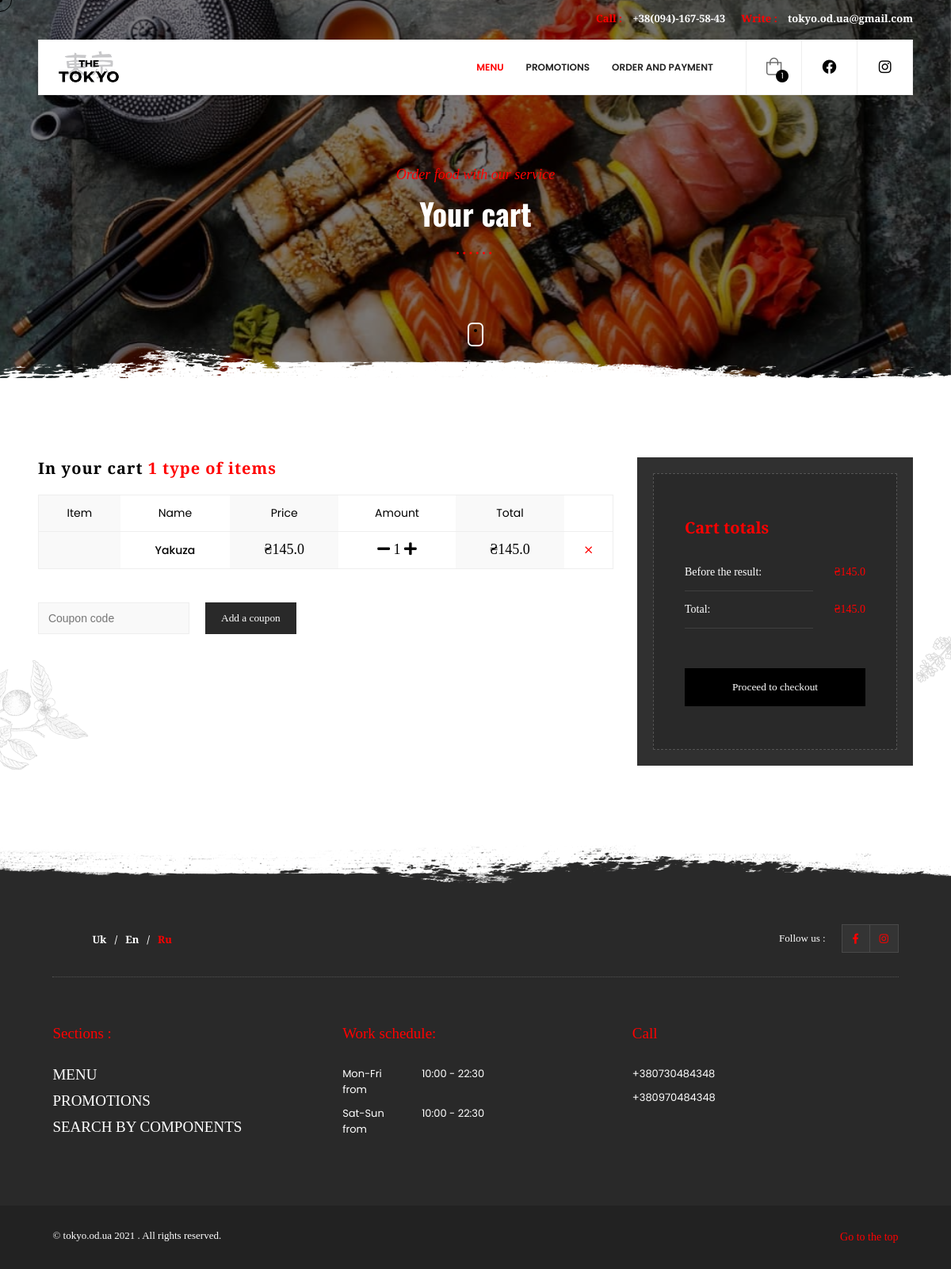
Page /order-summary/ (signed in) on the committed database.
### core/models.py (models this page shows, shortened)
class SessionOrder(models.Model):
    id = models.AutoField(primary_key=True)
    approved = models.BooleanField('Подтвержден',null=True, default=False)
    class Meta:
        verbose_name = 'Номер заказа в сессии'
        verbose_name_plural = 'Номера заказов в сессии'
    def __str__(self):
        return f"{self.pk}"

class Order(models.Model):
    sessionOrder = models.ForeignKey(
        SessionOrder, null=True, blank=True, on_delete=models.CASCADE)
    ref_code = models.CharField('Пригласительный код', max_length=20, blank=True, null=True)
    items = models.ManyToManyField(OrderItem)
    name = models.CharField('Имя', max_length=50, blank=False, null=True)
    phone_number = models.CharField('Номер телефона', max_length=40, blank=False, null=True)
    person_amount = models.IntegerField('Количесто людей', blank=False, null=True)
    start_date = models.DateTimeField(auto_now_add=True)
    ordered = models.BooleanField('Заказан', default=False)
    address = models.ForeignKey(
        'Address', related_name='shipping_address', on_delete=models.SET_NULL, blank=True, null=True)
    coupon = models.ForeignKey(
        'Coupon', on_delete=models.SET_NULL, blank=True, null=True)
    comment = models.CharField('комментарий', max_length=255,null=True, blank=True)
    being_delivered = models.BooleanField('Был доставлен', default=False)
    need_learning_branch = models.BooleanField('Нужны учебные палочки', default=False)
    dont_recall = models.BooleanField('Не перезванивать', default=False)
    received = models.BooleanField('Товар получен', default=False)
    refund_requested = models.BooleanField('Возврат запроше', default=False)
    refund_granted = models.BooleanField('Возврат выполнен', default=False)
    '''
    1. Item added to cart
    2. Adding a billing address
    (Failed checkout)
    3. Payment
    (Preprocessing, processing, packaging etc.)
    4. Being delivered
    5. Received
    6. Refunds
    '''
    class Meta:
        verbose_name = 'Заказ'
        verbose_name_plural = 'Заказы'
    def __str__(self):
        return str(self.sessionOrder)
    def get_total(self):
        total = 0
        for order_item in self.items.all():
            total += order_item.get_final_price()
        if self.coupon:
            total -= total*(self.coupon.discount_percent / 100)
        return total

class OrderItem(models.Model):
    sessionOrder = models.ForeignKey(
        SessionOrder, null=True, blank=True, on_delete=models.CASCADE)
    ordered = models.BooleanField('Заказан', default=False)
    item = models.ForeignKey(Item, on_delete=models.CASCADE)
    quantity = models.IntegerField('Количество', default=1)
    class Meta:
        verbose_name = 'Продукт в заказе'
        verbose_name_plural = 'Продукты в заказе'
    def get_total_item_price(self):
        return self.quantity * self.item.price
    def get_final_price(self):
        if self.item.discount_price:
            return self.get_total_discount_item_price()
        return self.get_total_item_price()

class Item(models.Model):
    title = models.CharField('Заголовок uk', max_length=100)
    title_eng = models.CharField('Заголовок eng', max_length=100, null=True, blank=True)
    title_ru = models.CharField('Заголовок ru', max_length=100, null=True, blank=True)
    price = models.FloatField('Цена')
    discount_price = models.FloatField('Цена со скидкой', blank=True, null=True)
    category = models.ForeignKey(Category, on_delete=models.CASCADE)
    weight = models.IntegerField(verbose_name='Вес')
    slug = models.SlugField('Ярлык')
    description = models.TextField('Описание', null=True, blank=True)
    ru_description = models.TextField('Описание ru',null=True, blank=True)
    english_description = models.TextField('Описание eng',null=True, blank=True)
    image = models.ImageField('Изображение товара', blank=True, null=True)
    item_tag = models.ManyToManyField(ItemTag, verbose_name='Тэги товара')
    is_sushi_set = models.BooleanField(default=False, verbose_name='Это сушисет?')
    def admin_photo(self):
        return mark_safe('<img src="{}" width="100" /'.format(self.image.url))
    admin_photo.short_description = 'Превью'
    admin_photo.allow_tags = True
    class Meta:
        verbose_name = 'Товар'
        verbose_name_plural = 'Товары'
    def get_absolute_url(self):
        return reverse("core:product", kwargs={
            'slug': self.slug
        })
    def get_remove_from_cart_url(self):
        return reverse("core:remove-from-cart", kwargs={
            'slug': self.slug
        })

### core/views.py (the view)
# urls.py: path('order-summary/', OrderSummaryView, name='order-summary'),
def OrderSummaryView(request):
    if request.method == 'GET':
        try:
            session_order = SessionOrder.objects.get(
                pk=request.session.get('session_id')
            )
            print(request)
            order = Order.objects.get(
                sessionOrder=session_order, ordered=False)
            print(order)
            context = {
                'object': order
            }
            return render(request, 'cart.html', context)
        except ObjectDoesNotExist:
            messages.warning(request, "You do not have an active order")
            return redirect("/")

### templates/cart.html (shortened to what this page needs)
{% extends "main.html" %} {% load cart_template_tags %} {% block main_body %} {% load static %}
<div id="main">
  {% include "header.html" %}
  <div id="wrapper">
    <div class="content">
      <section class="parallax-section hero-section hidden-section" data-scrollax-parent="true">
        <div class="bg par-elem" data-bg="{% static 'images/bg/1.jpg' %}" data-scrollax="properties: { translateY: '30%' }"></div>
        <div class="overlay"></div>
        <div class="container">
          <div class="section-title">
            {% if request.session.lang == "uk" %}
              <h4>Замовляй їжу з нашим сервісом</h4>
              <h2>Ваш кошик</h2>
            {% elif request.session.lang == "ru" %}
              <h4>Заказывайте еду с нашим сервисом</h4>
              <h2>Ваша корзина</h2>
            {% else %}
              <h4>Order food with our service</h4>
              <h2>Your cart</h2>
            {% endif %}
            <div class="dots-separator fl-wrap"><span></span></div>
          </div>
        </div>
        <div class="hero-section-scroll">
          <div class="mousey">
            <div class="scroller"></div>
          </div>
        </div>
        <div class="brush-dec"></div>
      </section>
      <section class="hidden-section">
        <div class="container">
          <div class="row">
            <div class="col-md-8">
              {% if request.session.lang == "uk" %}
              <h4 class="cart-title">
                У вашому кошику
                <span>{{ request|cart_item_count }} тип товарів</span>
              </h4>
              {% elif request.session.lang == "ru" %}
              <h4 class="cart-title">
                В вашей корзине
                <span>{{ request|cart_item_count }} типа товаров</span>
              </h4>
              {% else %}
              <h4 class="cart-title">
                In your cart
                <span>{{ request|cart_item_count }} type of items</span>
              </h4>
              {% endif %}
              {% if request.session.lang == "uk" %}
              <table class="table table-border checkout-table">
                <tbody>
                  <tr>
                    <th class="hidden-xs"></th>
                    <th>Товар</th>
                    <th class="hidden-xs">Ціна</th>
                    <th>Кількість</th>
                    <th>Усього</th>
                    <th></th>
                  </tr>
                  {% for item in object.items.all %}
                  <tr>
                    <td class="hidden-xs">
                      <a href="#"><img src="{{ item.item.image.url }}" alt="" class="respimg" /></a>
                    </td>
                    <td>
                      <h5 class="product-name">{{ item.item.title }}</h5>
                    </td>
                    <td class="hidden-xs">
                      <h5 class="order-money">{% if item.item.discount_price %} ₴{{ item.item.discount_price }} {% else %} ₴{{ item.item.price }} {% endif %}</h5>
                    </td>
                    <td>
                      <h5 class="order-money">
                        <a href="{% url 'core:remove-single-item-from-cart' item.item.slug %}"><i class="fas fa-minus mr-2"></i></a>
                        {{ item.quantity }}
                        <a href="{% url 'core:add-to-cart' item.item.slug %}"><i class="fas fa-plus ml-2"></i></a>
                      </h5>
                    </td>
                    <td>
                      <h5 class="order-money">{% if item.item.discount_price %} ₴{{ item.get_total_discount_item_price }} {% else %} ₴{{ item.get_total_item_price }} {% endif %}</h5>
                    </td>
                    <td class="pr-remove">
                      <a href="{{ item.item.get_remove_from_cart_url }}" title="Remove"><i class="fal fa-times"></i></a>
                    </td>
                  </tr>
                  {% empty %}
                  <tr>
                    <td>Ваш кошик порожний</td>
                    <td>
                      <a href="/">Продовжити покупки</a>
                    </td>
                  </tr>
                  {% endfor %}
                </tbody>
              </table>
              {% else %}
              <table class="table table-border checkout-table">
                <tbody>
                  <tr>
                    <th class="hidden-xs">Item</th>
                    <th>Name</th>
                    <th class="hidden-xs">Price</th>
                    <th>Amount</th>
                    <th>Total</th>
                    <th></th>
                  </tr>
                  {% for item in object.items.all %}
                  <tr>
                    <td class="hidden-xs">
                    </td>
                    <td>
                      <h5 class="product-name">{{ item.item.title_eng }}</h5>
                    </td>
                    <td class="hidden-xs">
                      <h5 class="order-money">{% if item.item.discount_price %} ₴{{ item.item.discount_price }} {% else %} ₴{{ item.item.price }} {% endif %}</h5>
                    </td>
                    <td>
                      <h5 class="order-money">
                        <a href="{% url 'core:remove-single-item-from-cart' item.item.slug %}"><i class="fas fa-minus mr-2"></i></a>
                        {{ item.quantity }}
                        <a href="{% url 'core:add-to-cart' item.item.slug %}"><i class="fas fa-plus ml-2"></i></a>
                      </h5>
                    </td>
                    <td>
                      <h5 class="order-money">{% if item.item.discount_price %} ₴{{ item.get_total_discount_item_price }} {% else %} ₴{{ item.get_total_item_price }} {% endif %}</h5>
                    </td>
                    <td class="pr-remove">
                      <a href="{{ item.item.get_remove_from_cart_url }}" title="Remove"><i class="fal fa-times"></i></a>
                    </td>
                  </tr>
                  {% endfor %}
                </tbody>
              </table>
              {% endif %}
              <div class="coupon-holder">
                <form>
                  {% csrf_token %} <input type="text" id="coupon" name="cartcoupon" placeholder="{% if request.session.lang == "uk" %} Код купону  {% elif request.session.lang == "ru" %} Код купона {% else %} Coupon code {% endif %}" />
                  <button onclick="add_coupon()" class="btn-a">{% if request.session.lang == "uk" %} Додати купон {% elif request.session.lang == "ru" %} Добавить купон {% else %} Add a coupon {% endif %}</button>
                </form>
              </div>
            </div>
            <div class="col-md-4">
              {% if object.get_total %}
              <div class="cart-totals dark-bg fl-wrap">
                <h3>{% if request.session.lang == "uk" %} Підсумок картки {% elif request.session.lang == "ru" %} Итого {% else %} Cart totals {% endif %}</h3>
                <table class="total-table">
                  <tbody>
                    <tr>
                      <th>{% if request.session.lang == "uk" %} Перед підсумок: {% elif request.session.lang == "ru" %} Пред итог: {% else %} Before the result: {% endif %}</th>
                      <td>₴{{ request|total_order }}</td>
                    </tr>
                    <tr>
                      <th>{% if request.session.lang == "uk" %} Усього: {% elif request.session.lang == "ru" %} Всего: {% else %} Total: {% endif %}</th>
                      <td>₴{{ object.get_total }}</td>
                    </tr>
                  </tbody>
                </table>
                <a href="/checkout/"><button type="submit" class="cart-totals_btn color-bg">
                   {% if request.session.lang == "uk" %} Перейти до сплати {% elif request.session.lang == "ru" %} Перейти к оплате {% else %} Proceed to checkout {% endif %}
                </button></a>
              </div>
              {% endif %}
            </div>
          </div>
        </div>
        <div class="section-bg">
          <div class="bg" data-bg="images/bg/dec/section-bg.png"></div>
        </div>
      </section>
      <div class="brush-dec2 brush-dec_bottom"></div>
    </div>
    <div class="height-emulator fl-wrap"></div>
    {% include "footer.html" %}
  </div>
  <div class="element">
  </div>
</div>
{% endblock main_body %}

### templates/header.html (shortened to what this page needs)
{% load cart_template_tags %} {% load static %}
<header class="main-header">
    <div class="header-top">
        <div class="container">
            <div class="header-top_contacts">
                <a href="tel:+380941675843"><span>{% if request.session.lang == "uk" %} Подзвонити{% elif request.session.lang == "ru" %}Позвонить {% else %} Call {% endif %}:</span> +38(094)-167-58-43</a><a href="mailto:tokyo.od.ua@gmail.com"><span>{% if request.session.lang == "uk" %} Написати{% elif request.session.lang == "ru" %}Написать {% else %} Write {% endif %} :</span> tokyo.od.ua@gmail.com</a>
            </div>
        </div>
    </div>
    <div class="header-inner fl-wrap">
        <div class="container">
            <div class="header-container fl-wrap">
                <a href="{% url  'core:menu' %}" class="logo-holder ajax"><img src='{% static "images/logo.png" %}' alt="" /></a>
                <div class="show-share-btn htact"><a href="https://instagram.com/tokyo.od.ua?igshid=o5y4xnlsjtwo" target="_blank"><i class="fab fa-instagram"></i></a></div>
                <div class="show-share-btn htact"><a href="https://www.facebook.com/tokyo.od.ua/" target="_blank"><i class="fab fa-facebook"></i></a></div>
                <div class="show-cart sc_btn htact"><i class="fal fa-shopping-bag"></i><span class="show-cart_count">{{ request|cart_item_count }}</span></div>
                <div class="nav-holder main-menu">
                    <nav>
                        <ul>
                            <li>
                                <a id="menu" href="{% url  'core:menu' %}">{% if request.session.lang == "uk" %} Меню {% elif request.session.lang == "ru" %} Меню {% else %} Menu {% endif %}
                                </a>
                            </li>
                            <li><a id="propositions" href="{% url  'proposition:all_prospositions' %}" class="act-link">{% if request.session.lang == "uk" %} Акції {% elif request.session.lang == "ru" %} Акции {% else %} Promotions {% endif %}</a></li>
                            <li><a id="delivery" href="{% url  'core:delivery' %}" class="act-link">{% if request.session.lang == "uk" %} Доставка та оплата {% elif request.session.lang == "ru" %} Доставка и оплата {% else %} Order and Payment {% endif %}</a></li>
                        </ul>
                    </nav>
                </div>
            </div>
        </div>
    </div>
</header>

### rows in the picture
SessionOrder: id "1", id.price "145.0"
OrderItem: item.title_eng "Yakuza", item.price "145.0", quantity "1", get_total_item_price "145.0"
Order: get_total "145.0"
